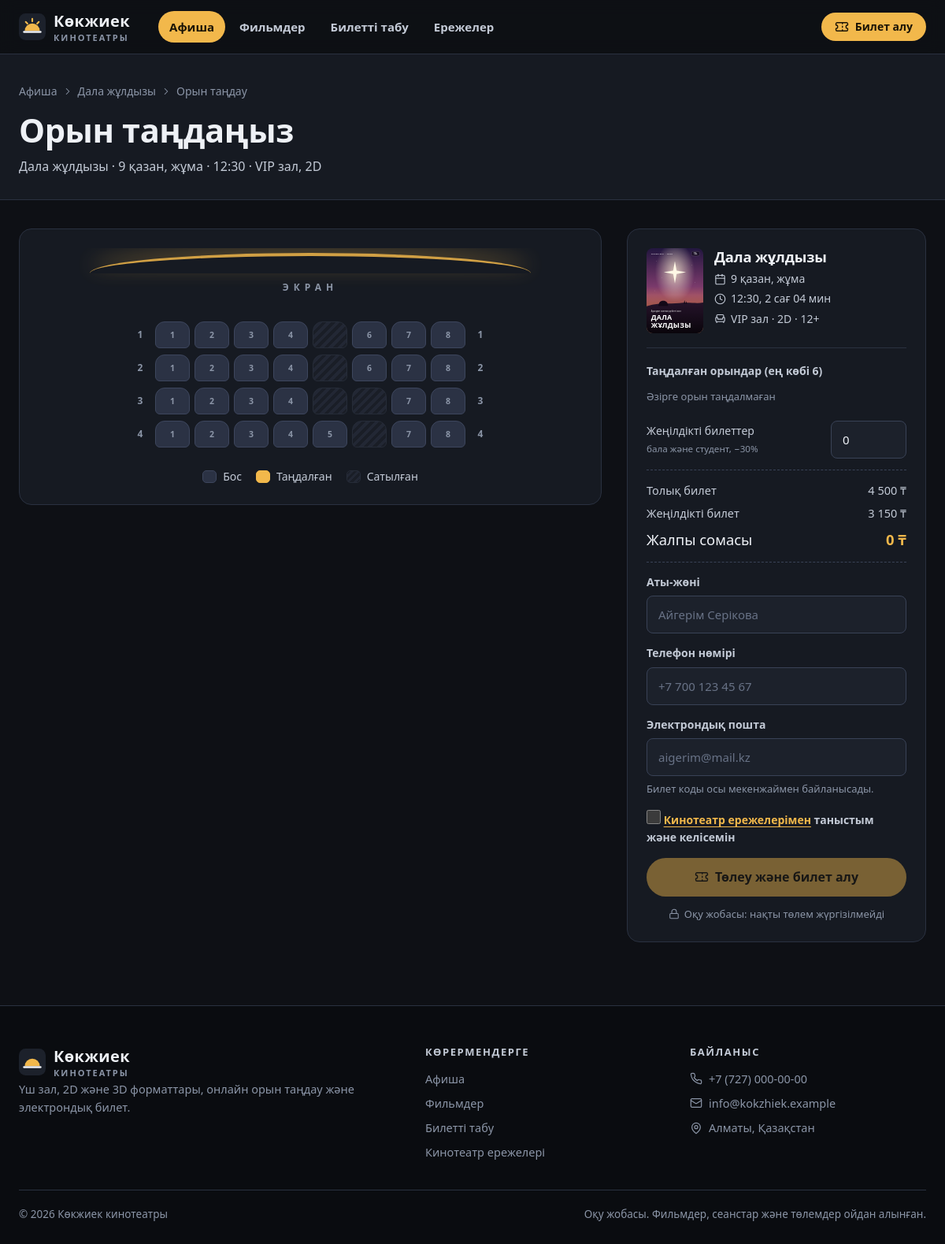
/showtimes/17, run on the app's committed database.
### tables this page shows
CREATE TABLE movies (
    id INTEGER PRIMARY KEY AUTOINCREMENT,
    slug TEXT NOT NULL UNIQUE,
    title TEXT NOT NULL,
    genre TEXT NOT NULL,
    duration_min INTEGER NOT NULL,
    age_rating TEXT NOT NULL,
    director TEXT NOT NULL,
    language TEXT NOT NULL,
    year INTEGER NOT NULL,
    tagline TEXT NOT NULL,
    description TEXT NOT NULL,
    featured INTEGER NOT NULL DEFAULT 0
);

CREATE TABLE showtimes (
    id INTEGER PRIMARY KEY AUTOINCREMENT,
    movie_id INTEGER NOT NULL REFERENCES movies (id),
    hall_id INTEGER NOT NULL REFERENCES halls (id),
    starts_at TEXT NOT NULL,
    format TEXT NOT NULL CHECK (format IN ('2D', '3D')),
    price INTEGER NOT NULL
);

CREATE TABLE halls (
    id INTEGER PRIMARY KEY AUTOINCREMENT,
    name TEXT NOT NULL,
    rows_count INTEGER NOT NULL,
    seats_per_row INTEGER NOT NULL,
    kind TEXT NOT NULL CHECK (kind IN ('standard', 'vip'))
);

### kokzhiek/views.py (the view)
@bp.route("/showtimes/<int:showtime_id>")
def showtime(showtime_id):
    found = catalog.get_showtime(showtime_id)
    if found is None:
        abort(404)
    return render_showtime(found)

### kokzhiek/catalog.py (called while the page is built)
def now_text():
    return datetime.now().strftime("%Y-%m-%d %H:%M")

def get_showtime(showtime_id):
    return get_db().execute(
        SHOWTIME_QUERY + " WHERE s.id = ? AND s.starts_at > ?", (showtime_id, now_text())
    ).fetchone()

def taken_seats(showtime_id):
    rows = get_db().execute(
        """
        SELECT t.row_no, t.seat_no
        FROM tickets t
        JOIN orders o ON o.id = t.order_id
        WHERE o.showtime_id = ?
        """,
        (showtime_id,),
    )
    return {(row["row_no"], row["seat_no"]) for row in rows}

### kokzhiek/db.py (called while the page is built)
def get_db():
    if "db" not in g:
        g.db = sqlite3.connect(current_app.config["DATABASE"])
        g.db.row_factory = sqlite3.Row
        g.db.execute("PRAGMA foreign_keys = ON")
    return g.db

### kokzhiek/filters.py (called while the page is built)
def to_datetime(value):
    if isinstance(value, datetime):
        return value
    if isinstance(value, date):
        return datetime(value.year, value.month, value.day)
    text = str(value)
    return datetime.strptime(text[:16], "%Y-%m-%d %H:%M") if len(text) >= 16 else datetime.strptime(text[:10], "%Y-%m-%d")

def format_number(value):
    return f"{int(round(value)):,}".replace(",", NBSP)

def format_money(value):
    return f"{format_number(value)}{NBSP}₸"

def format_date(value, weekday=True):
    moment = to_datetime(value)
    text = f"{moment.day}{NBSP}{MONTHS[moment.month - 1]}"
    if weekday:
        text += f", {WEEKDAYS[moment.weekday()]}"
    return text

def format_time(value):
    return to_datetime(value).strftime("%H:%M")

def format_duration(minutes):
    hours, rest = divmod(int(minutes), 60)
    return f"{hours}{NBSP}сағ {rest:02d}{NBSP}мин" if hours else f"{rest}{NBSP}мин"

def init_app(app):
    app.jinja_env.filters.update(
        number=format_number,
        money=format_money,
        kzdate=format_date,
        hhmm=format_time,
        day_label=day_label,
        duration=format_duration,
        phone=format_phone,
    )
    app.jinja_env.globals["barcode"] = barcode
    @app.context_processor
    def inject_globals():
        return {"current_year": date.today().year}

### kokzhiek/icons.py (called while the page is built)
def icon(name, size=20, cls=""):
    extra = f" {cls}" if cls else ""
    return Markup(TEMPLATE.format(extra=extra, size=size, paths=ICONS[name]))

### kokzhiek/orders.py (called while the page is built)
def discount_price(price):
    percent = current_app.config["DISCOUNT_PERCENT"]
    return int(round(price * (100 - percent) / 100 / 10) * 10)

### kokzhiek/templates/showtimes/detail.html (shortened to what this page needs)
{% extends "base.html" %}
{% block content %}
<header class="page-header">
  <div class="container">
    <ol class="breadcrumbs">
      <li><a href="{{ url_for('main.index') }}">Афиша</a>{{ icon("chevron-right", 14) }}</li>
      <li><a href="{{ url_for('main.movie_detail', slug=showtime.slug) }}">{{ showtime.title }}</a>{{ icon("chevron-right", 14) }}</li>
      <li aria-current="page">Орын таңдау</li>
    </ol>
    <h1>Орын таңдаңыз</h1>
    <p class="lead">{{ showtime.title }} · {{ showtime.starts_at|kzdate }} · {{ showtime.starts_at|hhmm }} · {{ showtime.hall_name }}, {{ showtime.format }}</p>
  </div>
</header>
<section class="page-body">
  <div class="container">
    <form class="booking-layout" method="post" action="{{ url_for('main.buy', showtime_id=showtime.id) }}"
          data-order-form data-max="{{ max_seats }}" data-price="{{ showtime.price }}" data-discount-price="{{ discount_price }}">
      <section class="panel" aria-labelledby="hall-title">
        <div class="hall{% if showtime.hall_kind == 'vip' %} hall-vip{% endif %}">
          <div class="screen">ЭКРАН</div>
          <div class="seat-rows">
            {% set half = showtime.seats_per_row // 2 %}
            {% for row in range(1, showtime.rows_count + 1) %}
              <div class="seat-row">
                <span class="row-label">{{ row }}</span>
                {% for number in range(1, showtime.seats_per_row + 1) %}
                  {% set is_taken = (row, number) in taken %}
                  {% set is_chosen = (row, number) in (form.seats or []) %}
                  <label class="seat" title="{{ row }}-қатар, {{ number }}-орын{% if is_taken %}: сатылған{% endif %}">
                    <span>{{ number }}</span>
                  </label>
                {% endfor %}
                <span class="row-label">{{ row }}</span>
              </div>
            {% endfor %}
          </div>
        </div>
        <ul class="legend">
          <li><i></i>Бос</li>
          <li><i class="is-selected"></i>Таңдалған</li>
          <li><i class="is-taken"></i>Сатылған</li>
        </ul>
      </section>
      <aside class="panel order-card" aria-labelledby="order-title">
        <div class="order-movie">
          <img src="{{ url_for('static', filename='img/posters/' ~ showtime.slug ~ '.svg') }}" alt="" width="72" height="108">
          <div>
            <h2 id="order-title">{{ showtime.title }}</h2>
            <ul>
              <li>{{ icon("calendar", 15) }}{{ showtime.starts_at|kzdate }}</li>
              <li>{{ icon("clock", 15) }}{{ showtime.starts_at|hhmm }}, {{ showtime.duration_min|duration }}</li>
              <li>{{ icon("armchair", 15) }}{{ showtime.hall_name }} · {{ showtime.format }} · {{ showtime.age_rating }}</li>
            </ul>
          </div>
        </div>
        <div class="field">
          <span class="field-label">Таңдалған орындар (ең көбі {{ max_seats }})</span>
          <ul class="selected-seats" data-selected-list aria-live="polite">
          </ul>
        </div>
        <div class="field{% if errors.discounted %} has-error{% endif %}">
          <div class="stepper">
            <label for="discounted">Жеңілдікті билеттер<br><small class="muted">бала және студент, −{{ discount_percent }}%</small></label>
            <input class="input" id="discounted" name="discounted" type="number" min="0" max="{{ max_seats }}"
                   value="{{ form.discounted or 0 }}" inputmode="numeric">
          </div>
        </div>
        <div class="price-lines">
          <div><span>Толық билет</span><span>{{ showtime.price|money }}</span></div>
          <div><span>Жеңілдікті билет</span><span>{{ discount_price|money }}</span></div>
          <div class="total"><span>Жалпы сомасы</span><strong data-total>0&nbsp;₸</strong></div>
        </div>
        <div class="field{% if errors.full_name %} has-error{% endif %}">
          <label for="full_name">Аты-жөні</label>
          <input class="input" id="full_name" name="full_name" type="text" value="{{ form.full_name }}"
                 autocomplete="name" placeholder="Айгерім Серікова" maxlength="60" required>
        </div>
        <div class="field{% if errors.phone %} has-error{% endif %}">
          <label for="phone">Телефон нөмірі</label>
          <input class="input" id="phone" name="phone" type="tel" value="{{ form.phone }}"
                 autocomplete="tel" placeholder="+7 700 123 45 67" maxlength="20" required>
        </div>
        <div class="field{% if errors.email %} has-error{% endif %}">
          <label for="email">Электрондық пошта</label>
          <input class="input" id="email" name="email" type="email" value="{{ form.email }}"
                 autocomplete="email" placeholder="aigerim@mail.kz" maxlength="120" required>
          {% if errors.email %}
            <p class="field-error">{{ icon("alert-circle", 15) }}{{ errors.email }}</p>
          {% else %}
            <p class="field-hint">Билет коды осы мекенжаймен байланысады.</p>
          {% endif %}
        </div>
        <div class="field{% if errors.agree %} has-error{% endif %}">
          <label class="checkbox">
            <input type="checkbox" name="agree" {% if form.agree %}checked{% endif %} required>
            <span><a href="{{ url_for('main.rules') }}" target="_blank" rel="noopener">Кинотеатр ережелерімен</a> таныстым және келісемін</span>
          </label>
        </div>
        <button class="btn btn-primary btn-lg btn-block" type="submit" data-submit>{{ icon("ticket", 18) }}Төлеу және билет алу</button>
        <p class="form-note">{{ icon("lock", 14) }}Оқу жобасы: нақты төлем жүргізілмейді</p>
      </aside>
    </form>
  </div>
</section>
{% endblock %}

### data on the page
movies: title "Дала жұлдызы", slug (picture), duration_min|duration "2 сағ 04 мин", age_rating "12+"
showtimes: starts_at|kzdate "9 қазан, жұма", starts_at|hhmm "12:30", format "2D", price "4 500 ₸"
halls: hall_name "VIP зал"

### other printed values
{{ row }} "1" "2" "3" "4"
{{ number }} "1" "2" "3" "4" "6" "7" "8" "1" "2" "3" "4" "6" "7" "8" "1" "2" "3" "4" "7" "8" "1" "2" "3" "4" "5" "7" "8"
{{ max_seats }} "6"
{{ discount_percent }} "30"
{{ discount_price|money }} "3 150 ₸"
